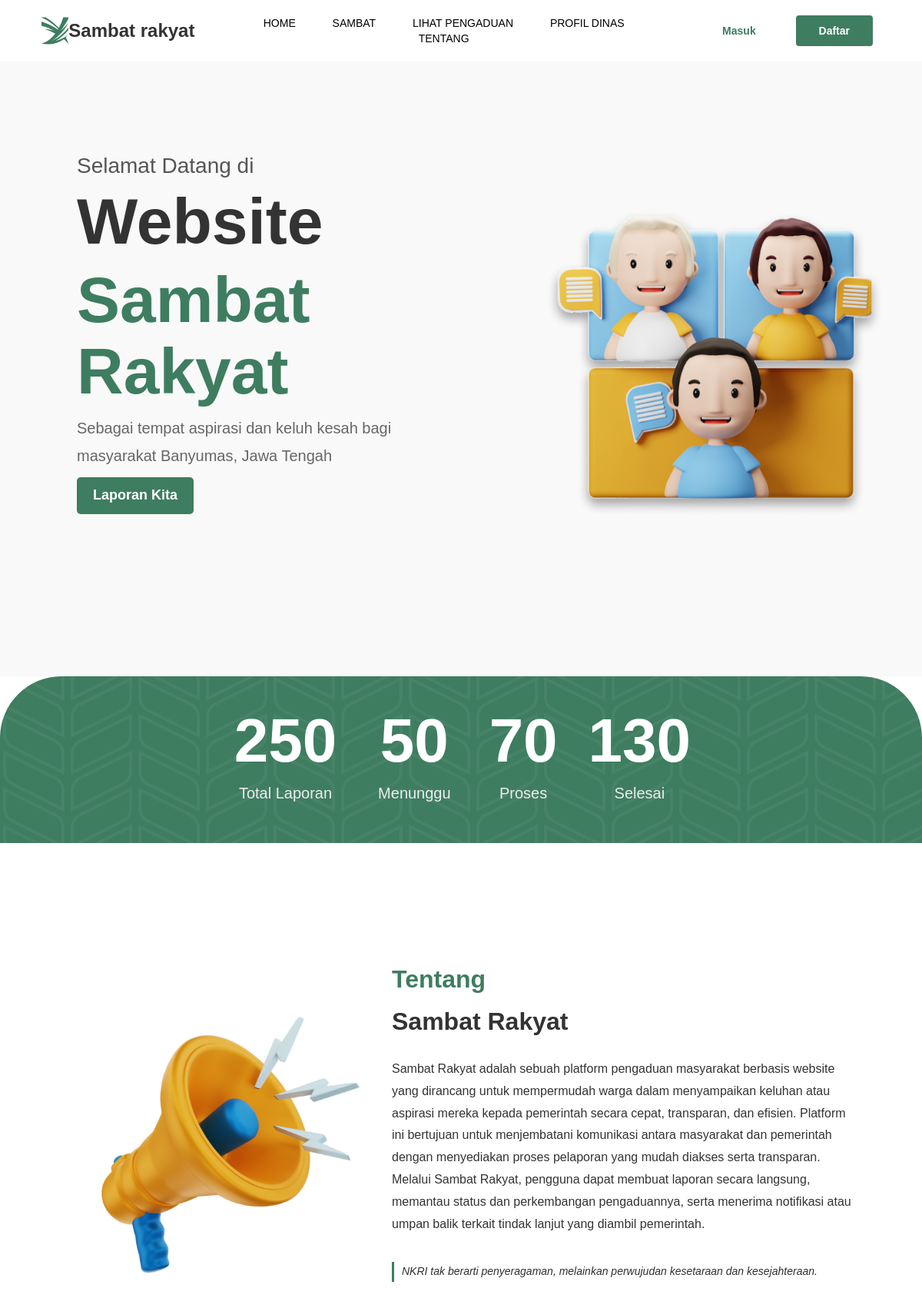
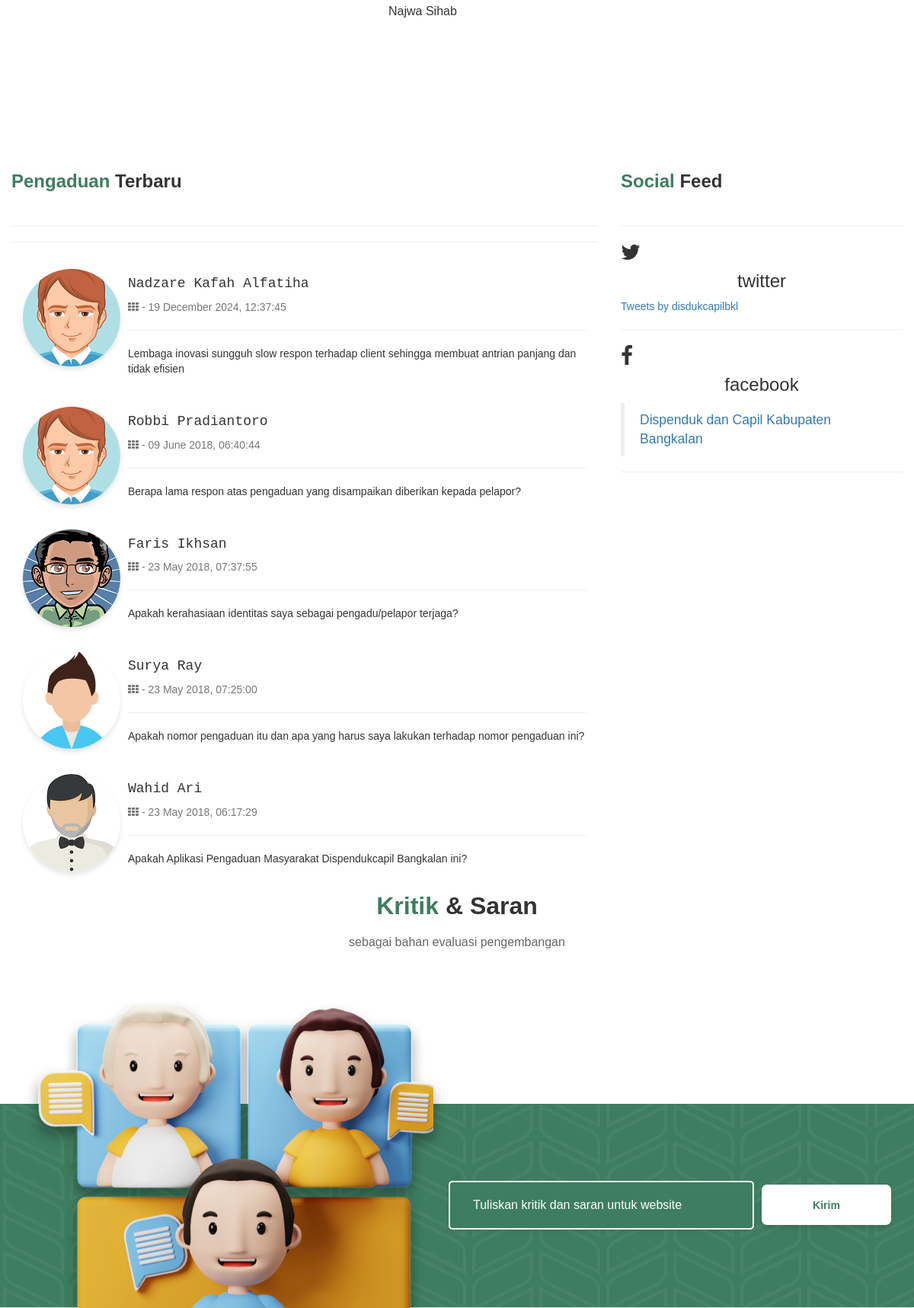
The page / (upper part) on the database its author committed (2 pictures, top to bottom).
### tables this page shows
CREATE TABLE `laporan` (
  `id` int(11) NOT NULL,
  `nama` varchar(64) NOT NULL,
  `email` varchar(64) NOT NULL,
  `telpon` varchar(12) NOT NULL,
  `alamat` varchar(256) NOT NULL,
  `tujuan` int(11) NOT NULL,
  `isi` varchar(2048) NOT NULL,
  `tanggal` timestamp NOT NULL DEFAULT current_timestamp() ON UPDATE current_timestamp(),
  `status` varchar(12) NOT NULL
);

### index.php (the view, shortened to what this page needs)
<?php
    require_once("private/database.php");
?>
<?php
function RandomAvatar(){
    $photoAreas = array("avatar1.png", "avatar2.png", "avatar3.png", "avatar4.png", "avatar5.png", "avatar6.png", "avatar7.png", "avatar8.png", "avatar9.png", "avatar10.png", "avatar11.png");
    $randomNumber = array_rand($photoAreas);
    $randomImage = $photoAreas[$randomNumber];
    echo $randomImage;
}
?>
<!DOCTYPE html>
<html lang="id">
<head>
    <link rel="stylesheet" href="css/bootstrap.css">
    <link rel="stylesheet" href="css/font-awesome.min.css">
    <link href="css/style.css" rel="stylesheet">
    <link href="css/stylehome.css" rel="stylesheet">
    <link rel="stylesheet" href="css/animate.min.css">
</head>
<body>
    <div class="shadow">
        <div class="navbar">
            <div class="main-logo">
                <a href="/">
                    <img src="images/samblog.svg" alt="Logo Sambat" class="main-logo">
                </a>
                <div class="sub-tem">
                    <h1>Sambat rakyat</h1>
                </div>
            </div>
            <div class="menu">
                <a href="index" target="_top">HOME</a>
                <a href="lapor" target="_top">SAMBAT</a>
                <a href="lihat" target="_top">LIHAT PENGADUAN</a>
                <a href="cara" target="_top">PROFIL DINAS</a>
                <a href="faq" target="_top">TENTANG</a>
            </div>
        <?php
        if (isset($_SESSION['username'])) {
            $username = $_SESSION['username'];
        } else {
            $username = null;
        }
        ?>
        <?php if ($username) : ?>
            <div class="logsig">
                <a href="/SAMBATRAKYAT/profile.php">
                    <button class="login-new-btn">
                        <?= htmlspecialchars($username) ?>
                    </button>
                </a>
            </div>
        <?php else: ?>
            <div class="logsig">
                <a href="/SAMBATRAKYAT/login.php">
                    <button class="login-btn">Masuk</button>
                </a>
                <a href="/SAMBATRAKYAT/signin.php">
                    <button class="signup-btn">Daftar</button>
                </a>
            </div>
        <?php endif;?>
        </div>
        <section class=header-main">
            <div class="hero">
                <div class="header-text">
                    <h3>Selamat Datang di</h3>
                    <h1>Website</h1>
                    <h1><span style="color:#3E7D60">Sambat Rakyat</span></h1>
                    <p>Sebagai tempat aspirasi dan keluh kesah bagi <br>
                     masyarakat Banyumas, Jawa Tengah</p>
                    <a href="lapor" class="btn button-green">Laporan Kita</a>
                </div>
                <div class="header-image">
                    <img src="images/orang.png" alt="orang">
                </div>
            </div>
        </section>
        <section class="statistik" style="background-image: url('images/cover_hijau.png');">
            <div class="stat">
                <h2>250</h2>
                <p>Total Laporan</p>
            </div>
            <div class="stat">
                <h2>50</h2>
                <p>Menunggu</p>
            </div>
            <div class="stat">
                <h2>70</h2>
                <p>Proses</p>
            </div>
            <div class="stat">
                <h2>130</h2>
                <p>Selesai</p>
            </div>
        </section>
        <section class="about">
            <div class="about-image">
                <img src="images/about.png" alt="about">
            </div>
            <div class="about-text">
                <h2><span style="color:#3E7D60">Tentang</span></h2>
                <h2>Sambat Rakyat</h2>
                <p>
                    Sambat Rakyat adalah sebuah platform pengaduan masyarakat berbasis website yang dirancang
                    untuk mempermudah warga dalam menyampaikan keluhan atau aspirasi mereka kepada pemerintah
                    secara cepat, transparan, dan efisien. Platform ini bertujuan untuk menjembatani komunikasi
                    antara masyarakat dan pemerintah dengan menyediakan proses pelaporan yang mudah diakses
                    serta transparan. Melalui Sambat Rakyat, pengguna dapat membuat laporan secara langsung,
                    memantau status dan perkembangan pengaduannya, serta menerima notifikasi atau umpan balik
                    terkait tindak lanjut yang diambil pemerintah.
                </p>
                <p class="nkri">NKRI tak berarti penyeragaman, melainkan perwujudan kesetaraan dan kesejahteraan.</p>
                <p>Najwa Sihab</p>
            </div>
        </section>
        <div class="main-content">
            <div class="section">
                <div class="row">
                    <div class="col-md-8">
                        <br>
                        <h3 class="text-center h3-custom"><span style="color:#3E7D60">Pengaduan</span> Terbaru</h3>
                        <hr class="custom-line"/>
                        <hr>
                        <div class="scroll-laporan">
                            <?php
                            $statement = $db->query("SELECT * FROM `laporan` ORDER BY id DESC");
                            foreach ($statement as $key ) {
                                $mysqldate = $key['tanggal'];
                                $phpdate = strtotime($mysqldate);
                                $tanggal = date( 'd F Y, H:i:s', $phpdate);
                                ?>
                                <div class="panel-body card-shadow-2">
                                    <a class="media-left" href="#"><img class="img-circle img-sm form-shadow" src="images/avatar/<?php RandomAvatar(); ?>"></a>
                                    <div class="media-body">
                                        <div>
                                            <h4 class="text-green profil-name" style="font-family: monospace;"><?php echo $key['nama']; ?></h4>
                                            <p class="text-muted text-sm"><i class="fa fa-th fa-fw"></i>  -  <?php echo $tanggal; ?></p>
                                        </div>
                                        <hr class="hr-nama">
                                        <p>
                                            <?php echo $key['isi']; ?>
                                        </p>
                                    </div>
                                </div>
                                <?php
                            }
                            ?>
                        </div>
                    </div>
                <div class="col-md-4">
                    <br>
                    <h3 class="text-center h3-custom"><span style="color:#3E7D60">Social</span> Feed</h3>
                    <hr class="custom-line"/>
                    <div class="box">
                        <div class="box-icon shadow">
                            <span class="fa fa-2x fa-twitter"></span>
                        </div>
                        <div class="info">
                            <h3 class="text-center">twitter</h3>
                            <a class="twitter-timeline" href="https://twitter.com/disdukcapilbkl?ref_src=twsrc%5Etfw" data-width="500" data-height="300">Tweets by disdukcapilbkl</a>
                        </div>
                    </div>
                    <hr>
                    <div class="box">
                        <div class="box-icon shadow">
                            <span class="fa fa-2x fa-facebook"></span>
                        </div>
                        <div class="info">
                            <h3 class="text-center">facebook</h3>
                            <div class="fb-page" data-height="300" data-width="500" data-href="https://www.facebook.com/dispendukcapilbkl" data-tabs="timeline" data-small-header="false" data-adapt-container-width="true" data-hide-cover="false" data-show-facepile="true">
                                <blockquote cite="https://www.facebook.com/dispendukcapilbkl" class="fb-xfbml-parse-ignore">
                                    <a href="https://www.facebook.com/dispendukcapilbkl">Dispenduk dan Capil Kabupaten Bangkalan</a>
                                </blockquote>
                            </div>
                        </div>
                    </div>
                    <hr>
                </div>
            </div>
            <section class="kritik">
                        <div class="kritik-text">
                            <h1><span style="color:#3E7D60">Kritik</span> & Saran</h1>
                            <p>sebagai bahan evaluasi pengembangan</p>
                        </div>
                        <div class="kritik-form" style="background-image: url('images/cover_hijau.png');">
                            <img src="images/orang.png" alt="kritik">
                            <form class="form-horizontal" role="form" method="post">
                                <input type="text" class="form-control" id="kritik" name="kritik" placeholder="Tuliskan kritik dan saran untuk website">
                                <button type="submit" class="btn btn-primary-custom form-shadow">Kirim</button>
                            </form>
                        </div>
                    </div>
                </div>
    </div>
</body>
</html>

### css/style.css (style rules this page uses)
* { margin: 0; padding: 0; box-sizing: border-box; font-family: 'Poppins', sans-serif; }
.navbar { width: 100%; background: white; padding: 20px; display: flex; justify-content: space-between; align-items: center; z-index: 100; }
.navbar .menu { width: 50%; text-align: center; }
.navbar .sub-tem h1 { font-size: x-large; font-weight: bold; }
.main-logo { height: 3vw; display: flex; align-items: center; box-sizing: border-box; }
.navbar .menu a { margin: 2.2rem; text-decoration: none; color: black; }
.signup-btn { cursor: pointer; border: 0; border-radius: 4px; font-weight: 600; margin: 0 10px; width: 100px; padding: 10px 0; transition: 0.4s; color: white; background-color: #3E7D60; border-color:#3E7D60; }
.login-btn { cursor: pointer; border: 0; border-radius: 4px; font-weight: 600; margin: 0 10px; width: 100px; padding: 10px 0; transition: 0.4s; color: #3E7D60; background-color: white; }

### rows shown on the page
laporan: nama "Nadzare Kafah Alfatiha", tanggal "19 December 2024, 12:37:45", isi "Lembaga inovasi sungguh slow respon terhadap client sehingga membuat antrian panjang dan tidak efisien"
laporan: nama "Robbi Pradiantoro", tanggal "09 June 2018, 06:40:44", isi "Berapa lama respon atas pengaduan yang disampaikan diberikan kepada pelapor?"
laporan: shows a picture, nama "Faris Ikhsan", tanggal "23 May 2018, 07:37:55", isi "Apakah kerahasiaan identitas saya sebagai pengadu/pelapor terjaga?"
laporan: shows a picture, nama "Surya Ray", tanggal "23 May 2018, 07:25:00", isi "Apakah nomor pengaduan itu dan apa yang harus saya lakukan terhadap nomor pengaduan ini?"
laporan: shows a picture, nama "Wahid Ari", tanggal "23 May 2018, 06:17:29", isi "Apakah Aplikasi Pengaduan Masyarakat Dispendukcapil Bangkalan ini?"
